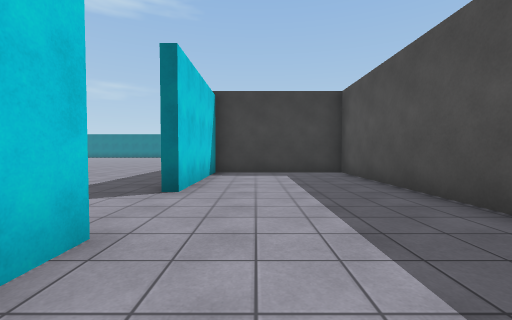
View 1 (above)

19 first-person views from a walk through a Unity game level. The camera is 1.3 m above the floor, tilts 2° down and sees 90° across. The floor is counted in squares, 2 m on a side. Each view is taken from the middle of a square. On the plan, view 1 faces up. The plan holds only what a view shows up to about 9 squares ahead; the rest is blank. The place goes on beyond the plan. Surface patterns are stand-ins for the level's own textures.

View 2
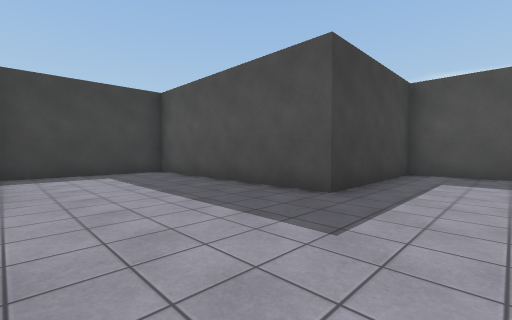

View 3
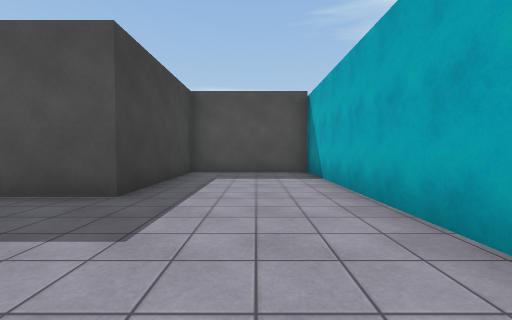

View 4
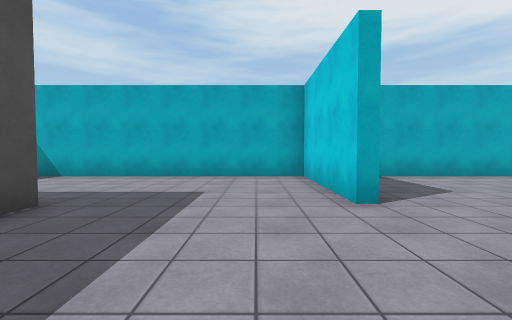

View 5
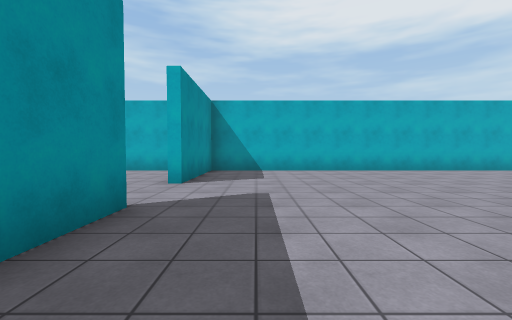

View 6
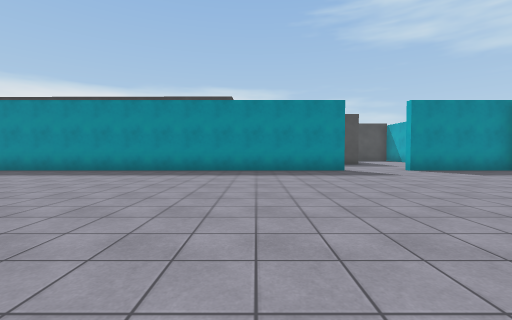

View 7
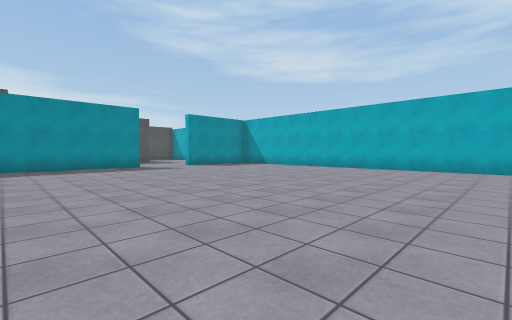

View 8
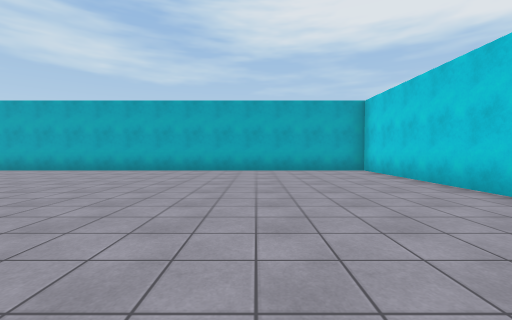

View 9
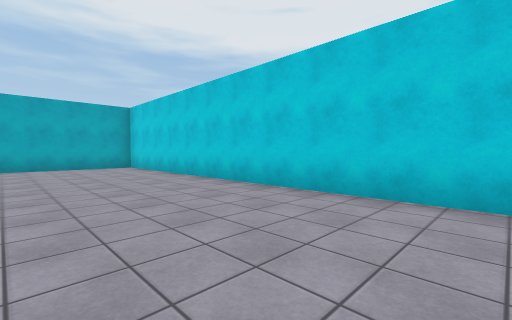

View 10
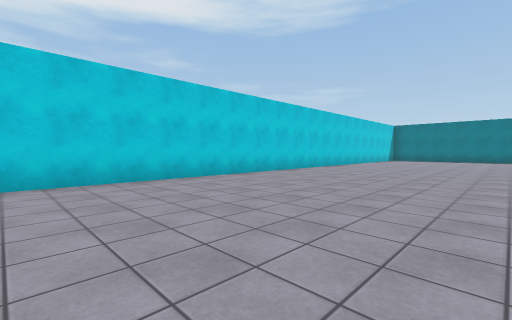

View 11
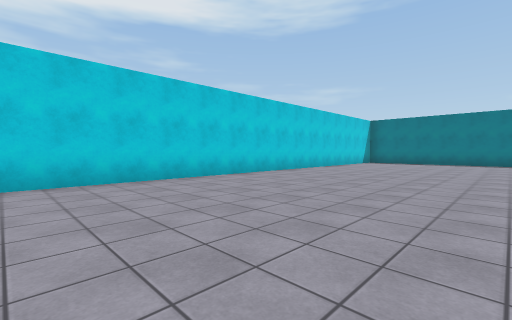

View 12
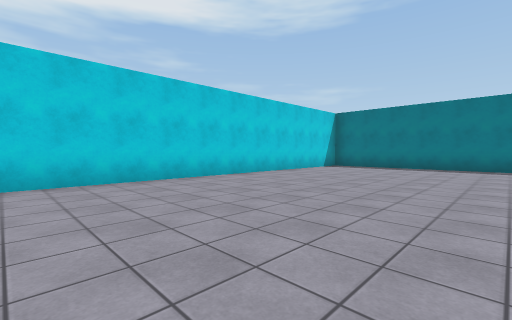

View 13
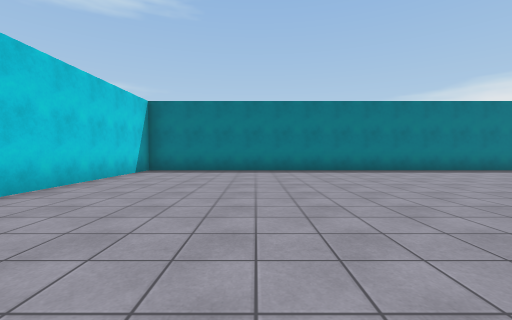

View 14
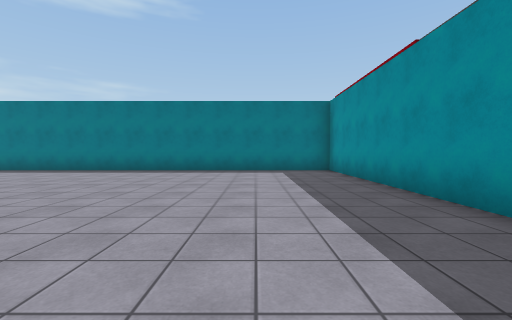

View 15
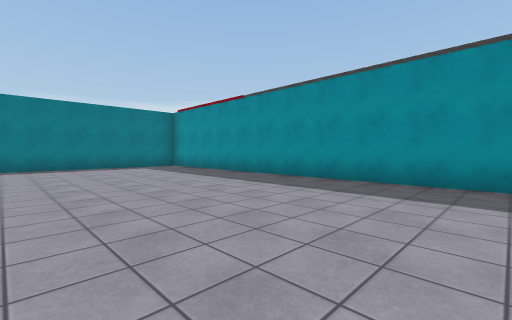

View 16
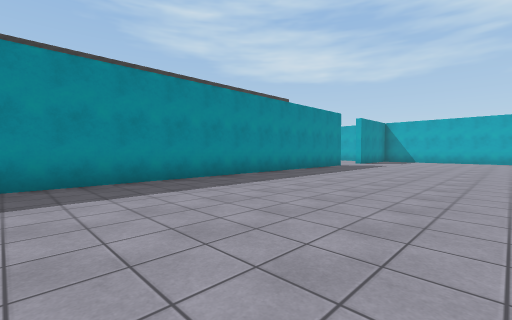

View 17
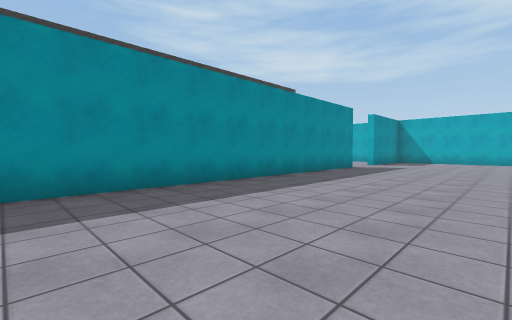

View 18
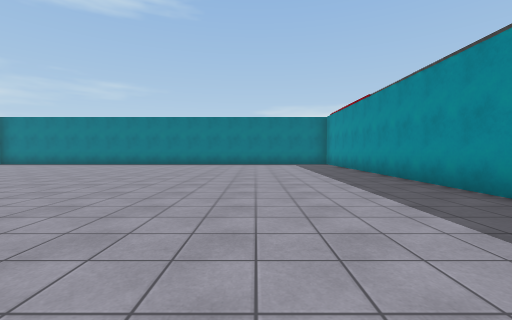

View 19
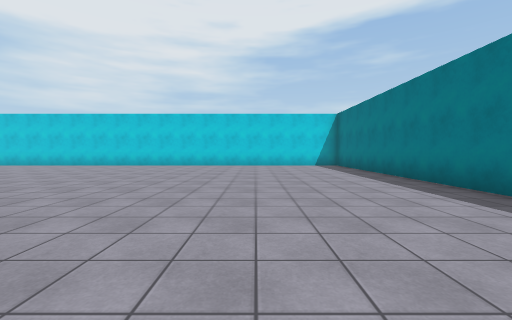

### Floor plan
Points are (right, up) in squares from view 1. A wall is a line through its corners. A room is listed if a view was taken in it or the views show most of it. See-through windows are left out.
Room 1 (views 1, 2, 3, 4)
walls: (-1.5, 1.9) (-1.2, 1.9) (-1.2, -1.6) (6.8, -1.6) (6.8, 2) (2.6, 2) (2.6, 7.8) (-1.2, 7.8) (-1.2, 4)
ways out: opening at (-2, 2.5) to room 2
Room 2 (views 5, 6, 7, 8, 9, 10, 11, 12, 13, 14, 15, 16, 17, 18, 19)
walls: (-1.5, 4) (-1.5, 25.7) (-17.6, 25.7) (-17.6, -1.6) (-1.5, -1.6) (-1.5, 1.9)
ways out: opening at (-2, 2.5) to room 1

Positions as (right, up) in squares from view 1, and headings:
1: (0, 0), facing up
2: (-1, 0), facing up-right
3: (-1, 0), facing right
4: (0, 5), facing down
5: (-3, 7), facing down
6: (-10, 7), facing right
7: (-12, 8), facing down-right
8: (-14, 7), facing down
9: (-14, 9), facing down-left
10: (-12, 7), facing up-left
11: (-12, 11), facing up-left
12: (-12, 15), facing up-left
13: (-14, 17), facing up
14: (-4, 17), facing up
15: (-7, 15), facing up-right
16: (-7, 15), facing down-right
17: (-6, 14), facing down-right
18: (-5, 13), facing up
19: (-6, 22), facing left
